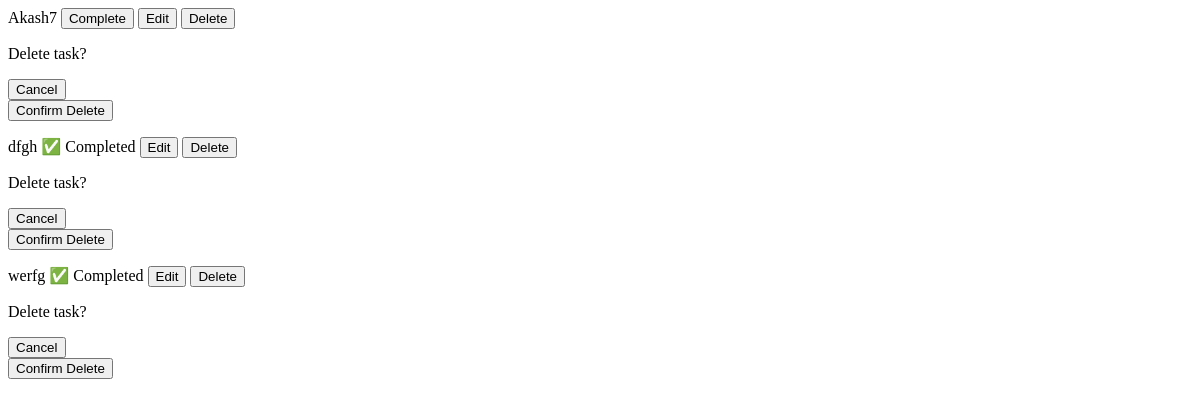
The app's page /todos/partial/ (signed in), older data.
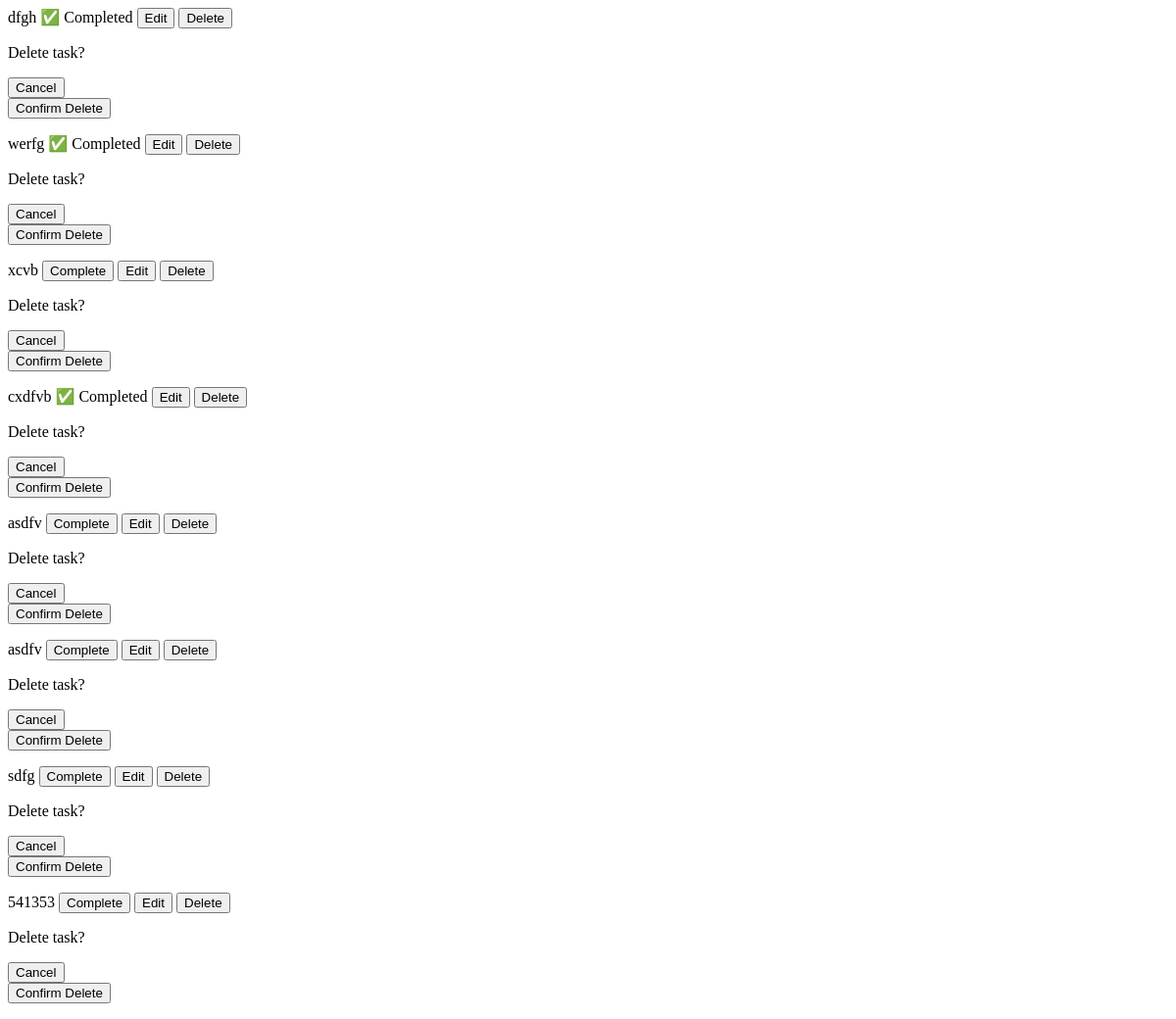
The same page, newer data.
### api/models.py (models this page shows)
class Todo(models.Model):
    title = models.CharField(
        max_length=200
    )
    completed = models.BooleanField(
        default=False
    )
    assigned_to = models.ForeignKey(
        User,
        on_delete=models.CASCADE,
        related_name="assigned_todos",
        null=True,
        blank=True
    )
    created_by = models.ForeignKey(
        User,
        on_delete=models.CASCADE,
        related_name="created_todos",
        null=True,
        blank=True
    )

### api/views.py (the view)
@login_required
def todo_list_partial(request):
    if request.user.groups.filter(
        name="Manager"
    ).exists():
        todos = request.user.created_todos.all()
    else:
        todos = request.user.assigned_todos.all()
    return render(
        request,
        "todo_list_partial.html",
        {
            "todos": todos
        }
    )

### api/templates/todo_list_partial.html
{% for todo in todos %}
    {% include "todo_row.html" %}
{% empty %}
    <p>No todos yet.</p>
{% endfor %}

### api/templates/todo_row.html (shortened to what this page needs)
<div id="todo-{{ todo.id }}">
    {{ todo.title }}
    {% if todo.completed %}
        <span>✅ Completed</span>
    {% else %}
       <form
        style="display:inline;"
        hx-post="{% url 'complete-todo' todo.id %}"
        hx-target="#todo-{{ todo.id }}"
        hx-swap="outerHTML"
        >
        <button type="submit">
            Complete
        </button>
    </form>
    {% endif %}
    <button
    hx-get="{% url 'edit-todo' todo.id %}"
    hx-target="#todo-{{ todo.id }}"
    hx-swap="outerHTML"
>
    Edit
</button>
<div x-data="{ open: false }" style="display:inline;">
    <button @click="open = true">
        Delete
    </button>
    <div
        x-show="open"
        @click.outside="open = false"
    >
        <p>Delete task?</p>
        <button @click="open = false">
            Cancel
        </button>
        <form
            hx-post="{% url 'delete-todo' todo.id %}"
            hx-target="#todo-{{ todo.id }}"
            hx-swap="outerHTML"
        >
            <button type="submit">
                Confirm Delete
            </button>
        </form>
    </div>
</div>
</div>

Row changes from the older to the newer data that the page shows:
removed Todo: title "Akash7"
added Todo: title "xcvb"
added Todo: title "cxdfvb", completed "✅ Completed"
added Todo: title "asdfv"
added Todo: title "asdfv"
added Todo: title "sdfg"
added Todo: title "541353"
